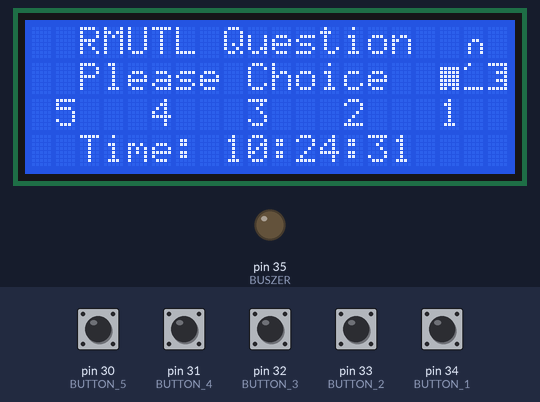
A sketch run on a simulated Arduino Mega 2560, built with avr-gcc and run on an emulated ATmega2560. On the bench: 20×4 character LCD, output pins drawn as LEDs (lit = HIGH). The inputs (shaded band) are chosen by the test bench; at power-on: pin 30 (BUTTON_5), pin 31 (BUTTON_4), pin 32 (BUTTON_3), pin 33 (BUTTON_2), pin 34 (BUTTON_1) HIGH. The local clock reads 2024-03-15 10:24:30 at power-on unless the sketch sets it; storage starts empty; what the sketch prints to the serial monitor is not drawn.

Above: at 1.3 s.
1.4 s: pin 30 (BUTTON_5) pulled LOW for 0.15 s
At 2.0 s:
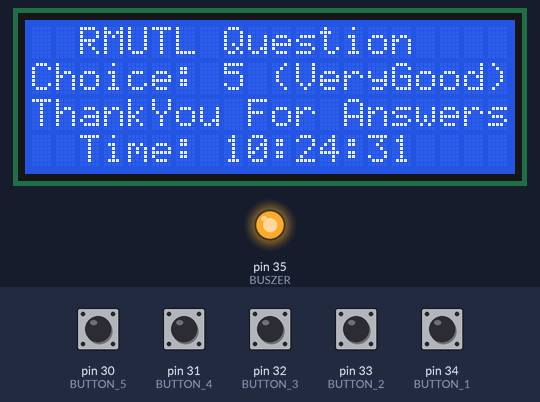
4.5 s: pin 31 (BUTTON_4) pulled LOW for 0.15 s
At 5.5 s:
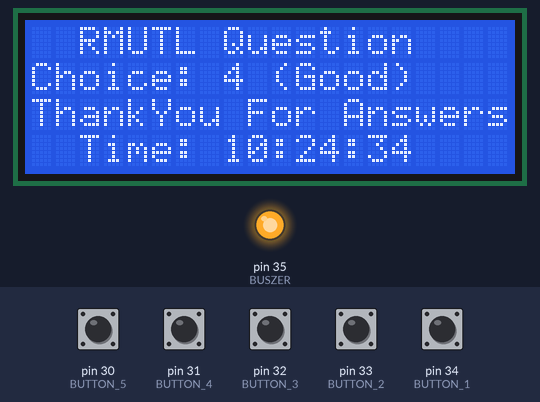
7.6 s: pin 34 (BUTTON_1) pulled LOW for 0.15 s
At 8.5 s:
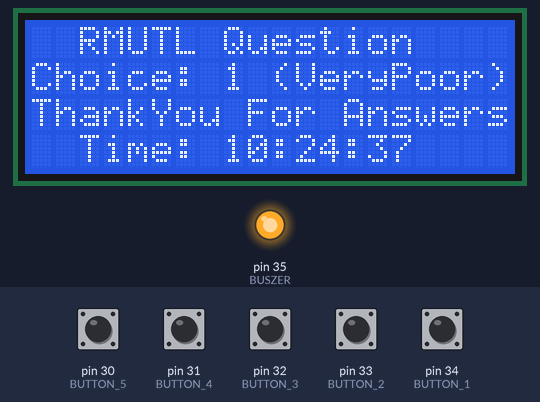
10.7 s: pin 32 (BUTTON_3) pulled LOW for 0.15 s
At 11.7 s:
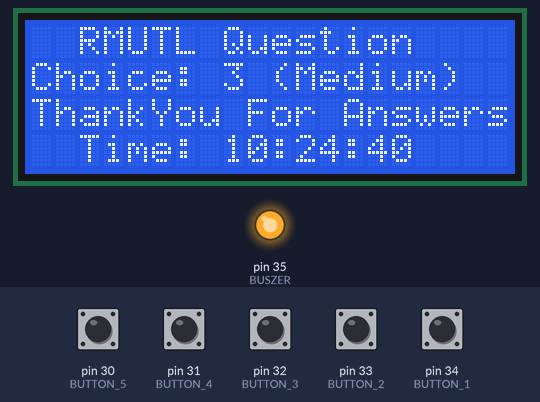
13.8 s: pin 33 (BUTTON_2) pulled LOW for 0.15 s
At 14.8 s:
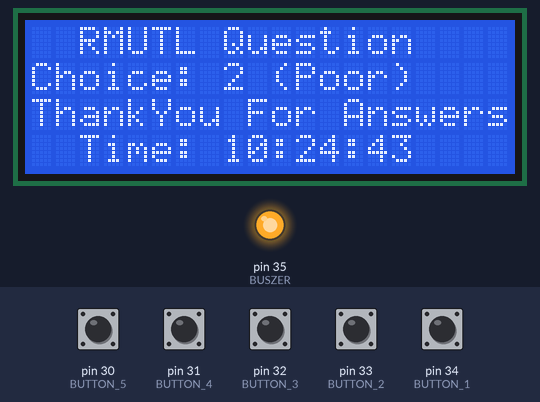
16.9 s: pin 30 (BUTTON_5) pulled LOW for 1 s
At 18.9 s:
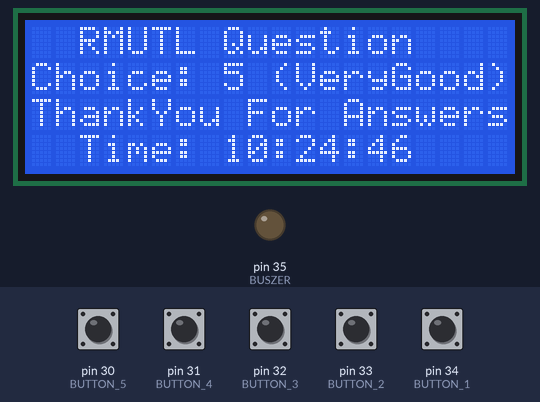
Timing chart, 0 to 20.4 s (numbered marks = the images above; inputs shaded):
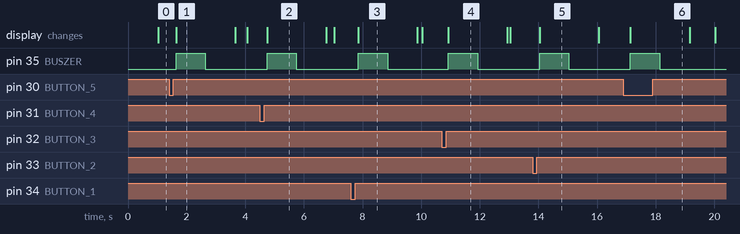

Measured:
- after the input at 1.4 s, pin 35 (BUSZER): LOW → HIGH after 0.24 s, → LOW 1.0 s later; the display: changes after 0.24 s (image 1)
- after the input at 4.5 s, pin 35 (BUSZER): LOW → HIGH after 0.24 s, → LOW 1.0 s later; the display: changes after 0.24 s (image 2)
- after the input at 7.6 s, pin 35 (BUSZER): LOW → HIGH after 0.26 s, → LOW 1.0 s later; the display: changes after 0.26 s (image 3)
- after the input at 10.7 s, pin 35 (BUSZER): LOW → HIGH after 0.23 s, → LOW 1.0 s later; the display: changes after 0.23 s (image 4)
- after the input at 13.8 s, pin 35 (BUSZER): LOW → HIGH after 0.24 s, → LOW 1.0 s later; the display: changes after 0.24 s (image 5)
- after the input at 16.9 s, pin 35 (BUSZER): LOW → HIGH after 0.24 s, → LOW 1.0 s later; the display: changes after 0.24 s (image 6)
- what the display in image 1 shows lasts 2.1 s, from 1.6 s to 3.7 s

The sketch:

Questionnaire_LCD4bit.ino
```cpp
  /*
    The code use for ATmega2560 and use lcd 16x2 4 bit

     The LCD 4 bit circuit:
   * LCD RS pin to digital pin 8
   * LCD Enable pin to digital pin 9
   * LCD D4 pin to digital pin 4
   * LCD D5 pin to digital pin 5
   * LCD D6 pin to digital pin 6
   * LCD D7 pin to digital pin 7
   * LCD R/W pin to ground
   * 10K resistor:
   * ends to +5V and ground
   * wiper to LCD VO pin (pin 3)

    The LCD_I2C circuit :
   * VCC  -  +5 V
   * GND  -  Ground
   * SDA  -  A4
   * SCL  -  A5

    SD card attached to SPI bus as follows :
   *Mega
   *  MOSI - pin 50
   *  MISO - pin 51
   *  CLK - pin 52
   *  CS -  pin 53
   * But i use deek-robot datalog shield connect to :
   *  MOSI - pin 11
   *  MISO - pin 12
   *  CLK - pin 13
   *  CS - pin 4 or 10  now i use pin 10

     RTC DS1307 :
   *  VCC  -  +5 V
   *  GND  -  Ground
   *  SDA  -  pin A4  (pin 20 for Mega)
   *  SCL  -  pin A5  (pin 21 for Mega)

   */

  #include <LiquidCrystal.h>
  #include <SD.h>
  #include <Wire.h>
  #include "RTClib.h"

  #define  CS    10
  #define  MOSI  11
  #define  MISO  12
  #define  CLK   13

  #define  OUTPUT_FILE "Datalog.csv"
  #define  BUTTON_5  30  // Uno pin A0
  #define  BUTTON_4  31  // Uno pin A1
  #define  BUTTON_3  32  // Uno pin A2
  #define  BUTTON_2  33  // Uno pin A3
  #define  BUTTON_1  34  // Uno pin 2
  #define  BUSZER    35  //  Uno pin 3
  #define  DELAYTIME  1000


  LiquidCrystal lcd(8, 9, 4, 5, 6, 7);
  RTC_DS1307 rtc;

  File allFile;

  byte push0[8] = {
                      B00000,
                      B11111,
                      B11111,
                      B11111,
                      B11111,
                      B11111,
                      B11011, };
  byte push1[8] = {
                      B01000,
                      B10000,
                      B00000,
                      B00000,
                      B00000,
                      B00000,
                      B11111, };

  byte push2[8] = {
                      B11111,
                      B00001,
                      B00111,
                      B00001,
                      B00111,
                      B00001,
                      B11111, };
 byte push3[8] = {
                      B00000,
                      B00000,
                      B00000,
                      B00000,
                      B00000,
                      B00000,
                      B00000, };
 byte push4[8] = {
                      B00000,
                      B00000,
                      B00000,
                      B00110,
                      B01001,
                      B01001,
                      B01001, };
 byte push5[8] = {
                      B00000,
                      B00000,
                      B00000,
                      B00000,
                      B00000,
                      B00000,
                      B00000, };

  int people= 0;
  int readbutton5=0, readbutton4=0, readbutton3=0, readbutton2=0, readbutton1=0;

  void setup()
  {
    Wire.begin();
    rtc.begin();
    //rtc.adjust(DateTime(__DATE__, __TIME__));  //  Adjust time now
    Serial.begin(9600);

    pinMode(BUTTON_5, INPUT);
    pinMode(BUTTON_4, INPUT);
    pinMode(BUTTON_3, INPUT);
    pinMode(BUTTON_2, INPUT);
    pinMode(BUTTON_1, INPUT);
    pinMode(BUSZER,  OUTPUT);

    pinMode(CS, OUTPUT);
    SD.begin(CS,MOSI,MISO,CLK);

    first_save();

    lcd.begin(20, 4);
    // createChar for LCD
    lcd.createChar(0, push0);
    lcd.createChar(1, push1);
    lcd.createChar(2, push2);
    lcd.createChar(3, push3);
    lcd.createChar(4, push4);
    lcd.createChar(5, push5);

  }

  void loop()
  {
    /******* Show LCD RealTime ********/
    lcd.home();
    lcd.print("  RMUTL Question ");
    lcd.setCursor(17, 0);
    lcd.write(byte(3));
    lcd.setCursor(18, 0);
    lcd.write(byte(4));
    lcd.setCursor(19, 0);
    lcd.write(byte(5));

    lcd.setCursor(0, 1);
    lcd.print("  Please Choice  ");
    lcd.setCursor(17, 1);
    lcd.write(byte(0));
    lcd.setCursor(18, 1);
    lcd.write(byte(1));
    lcd.setCursor(19, 1);
    lcd.write(byte(2));
    lcd.setCursor(0, 2);
    lcd.print(" 5   4   3   2   1  ");

    showtime();
    /**********************************/

    verygood();
    good();
    medium();
    poor();
    verypoor();
  }

  void showtime()
  {
    DateTime now = rtc.now();
    lcd.setCursor(2, 3);
    lcd.print("Time: ");
    lcd.setCursor(8, 3);
    lcd.print(now.hour());
    lcd.print(":");
    lcd.print(now.minute());
    lcd.print(":");
    lcd.print(now.second());
    lcd.print(" ");


    Serial.print(now.year(), DEC);
    Serial.print('/');
    Serial.print(now.month(), DEC);
    Serial.print('/');
    Serial.print(now.day(), DEC);
    Serial.print(' ');
    Serial.print(now.hour(), DEC);
    Serial.print(':');
    Serial.print(now.minute(), DEC);
    Serial.print(':');
    Serial.print(now.second(), DEC);
    Serial.println();
    DateTime future (now.unixtime() + 7 * 86400L + 30);
  }
  void first_save()
  {
    allFile = SD.open(OUTPUT_FILE, FILE_WRITE);
    if (allFile)
      {
        allFile.print("Date");
        allFile.print(",");
        allFile.print("Time");
        allFile.print(",");
        allFile.print("Number");
        allFile.print(",");
        allFile.print("Very Good");
        allFile.print(",");
        allFile.print("Good");
        allFile.print(",");
        allFile.print("Medium");
        allFile.print(",");
        allFile.print("Poor");
        allFile.print(",");
        allFile.println("Very Poor");
        allFile.close();
      }
  }

  /*************** VERY GOOD **************/
  void verygood()
  {
    readbutton5 = digitalRead(BUTTON_5);
    Serial.println(readbutton5);
    if(readbutton5 == 0)
    {
      delay(200);
      people = people++;
      lcd.setCursor(18, 0);
      lcd.write(byte(3));
      lcd.setCursor(0, 1);
      lcd.print("Choice: 5 (VeryGood)");
      lcd.setCursor(0, 2);
      lcd.print("ThankYou For Answers");

      allFile = SD.open(OUTPUT_FILE, FILE_WRITE);
      if (allFile)
      {
        /******   DATE  ************/
        DateTime now = rtc.now();
        allFile.print(now.day());
        allFile.print("/");
        allFile.print(now.month());
        allFile.print("/");
        allFile.print(now.year());
        allFile.print(",");
        /******   TIME  ************/
        allFile.print(now.hour());
        allFile.print(":");
        allFile.print(now.minute());
        allFile.print(":");
        allFile.print(now.second());
        allFile.print(",");
        /******   Number  *********/
        allFile.print(people);
        allFile.print(",");
        /******   Answers  ********/
        allFile.print("1");      //5
        allFile.print(",");
        allFile.print("0");      //4
        allFile.print(",");
        allFile.print("0");      //3
        allFile.print(",");
        allFile.print("0");      //2
        allFile.print(",");
        allFile.println("0");    //1
        allFile.close();
      }

      digitalWrite(BUSZER, HIGH);
      delay(DELAYTIME);
      digitalWrite(BUSZER, LOW);
      delay(DELAYTIME);

    }
  }

  /***************** GOOD *****************/
  void good()
  {
    readbutton4 = digitalRead(BUTTON_4);
    Serial.println(readbutton5);
    if(readbutton4 == 0)
    {
      delay(200);
      people = people++;
      lcd.setCursor(18, 0);
      lcd.write(byte(3));
      lcd.setCursor(0, 1);
      lcd.print("Choice: 4 (Good)    ");
      lcd.setCursor(0, 2);
      lcd.print("ThankYou For Answers");

      allFile = SD.open(OUTPUT_FILE, FILE_WRITE);
      if (allFile)
      {
        /******   DATE  ************/
        DateTime now = rtc.now();
        allFile.print(now.day());
        allFile.print("/");
        allFile.print(now.month());
        allFile.print("/");
        allFile.print(now.year());
        allFile.print(",");
        /******   TIME  ************/
        allFile.print(now.hour());
        allFile.print(":");
        allFile.print(now.minute());
        allFile.print(":");
        allFile.print(now.second());
        allFile.print(",");
        /******   Number  *********/
        allFile.print(people);
        allFile.print(",");
        /******   Answers  ********/
        allFile.print("0");      //5
        allFile.print(",");
        allFile.print("1");      //4
        allFile.print(",");
        allFile.print("0");      //3
        allFile.print(",");
        allFile.print("0");      //2
        allFile.print(",");
        allFile.println("0");    //1
        allFile.close();
      }

      digitalWrite(BUSZER, HIGH);
      delay(DELAYTIME);
      digitalWrite(BUSZER, LOW);
      delay(DELAYTIME);

    }
  }

  /**************** MEDIUM *****************/
  void medium()
  {
    readbutton3 = digitalRead(BUTTON_3);
    Serial.println(readbutton5);
    if(readbutton3 == 0)
    {
      delay(200);
      people = people++;
      lcd.setCursor(18, 0);
      lcd.write(byte(3));
      lcd.setCursor(0, 1);
      lcd.print("Choice: 3 (Medium)  ");
      lcd.setCursor(0, 2);
      lcd.print("ThankYou For Answers");

      allFile = SD.open(OUTPUT_FILE, FILE_WRITE);
      if (allFile)
      {
        /******   DATE  ************/
        DateTime now = rtc.now();
        allFile.print(now.day());
        allFile.print("/");
        allFile.print(now.month());
        allFile.print("/");
        allFile.print(now.year());
        allFile.print(",");
        /******   TIME  ************/
        allFile.print(now.hour());
        allFile.print(":");
        allFile.print(now.minute());
        allFile.print(":");
        allFile.print(now.second());
        allFile.print(",");
        /******   Number  *********/
        allFile.print(people);
        allFile.print(",");
        /******   Answers  ********/
        allFile.print("0");      //5
        allFile.print(",");
        allFile.print("0");      //4
        allFile.print(",");
        allFile.print("1");      //3
        allFile.print(",");
        allFile.print("0");      //2
        allFile.print(",");
        allFile.println("0");    //1
        allFile.close();
      }

      digitalWrite(BUSZER, HIGH);
      delay(DELAYTIME);
      digitalWrite(BUSZER, LOW);
      delay(DELAYTIME);

    }
  }

  /**************** POOR *****************/
  void poor()
  {
    readbutton2 = digitalRead(BUTTON_2);
    Serial.println(readbutton2);
    if(readbutton2 == 0)
    {
      delay(200);
      people = people++;
      lcd.setCursor(18, 0);
      lcd.write(byte(3));
      lcd.setCursor(0, 1);
      lcd.print("Choice: 2 (Poor)    ");
      lcd.setCursor(0, 2);
      lcd.print("ThankYou For Answers");

      allFile = SD.open(OUTPUT_FILE, FILE_WRITE);
      if (allFile)
      {
        /******   DATE  ************/
        DateTime now = rtc.now();
        allFile.print(now.day());
        allFile.print("/");
        allFile.print(now.month());
        allFile.print("/");
        allFile.print(now.year());
        allFile.print(",");
        /******   TIME  ************/
        allFile.print(now.hour());
        allFile.print(":");
        allFile.print(now.minute());
        allFile.print(":");
        allFile.print(now.second());
        allFile.print(",");
        /******   Number  *********/
        allFile.print(people);
        allFile.print(",");
        /******   Answers  ********/
        allFile.print("0");      //5
        allFile.print(",");
        allFile.print("0");      //4
        allFile.print(",");
        allFile.print("0");      //3
        allFile.print(",");
        allFile.print("1");      //2
        allFile.print(",");
        allFile.println("0");    //1
        allFile.close();
      }

      digitalWrite(BUSZER, HIGH);
      delay(DELAYTIME);
      digitalWrite(BUSZER, LOW);
      delay(DELAYTIME);

    }
  }

  /************** VERY POOR ***************/
  void verypoor()
  {
    readbutton1 = digitalRead(BUTTON_1);
    Serial.println(readbutton5);
    if(readbutton1 == 0)
    {
      delay(200);
      people = people++;
      lcd.setCursor(18, 0);
      lcd.write(byte(3));
      lcd.setCursor(0, 1);
      lcd.print("Choice: 1 (VeryPoor)");
      lcd.setCursor(0, 2);
      lcd.print("ThankYou For Answers");

      allFile = SD.open(OUTPUT_FILE, FILE_WRITE);
      if (allFile)
      {
        /******   DATE  ************/
        DateTime now = rtc.now();
        allFile.print(now.day());
        allFile.print("/");
        allFile.print(now.month());
        allFile.print("/");
        allFile.print(now.year());
        allFile.print(",");
        /******   TIME  ************/
        allFile.print(now.hour());
        allFile.print(":");
        allFile.print(now.minute());
        allFile.print(":");
        allFile.print(now.second());
        allFile.print(",");
        /******   Number  *********/
        allFile.print(people);
        allFile.print(",");
        /******   Answers  ********/
        allFile.print("0");      //5
        allFile.print(",");
        allFile.print("0");      //4
        allFile.print(",");
        allFile.print("0");      //3
        allFile.print(",");
        allFile.print("0");      //2
        allFile.print(",");
        allFile.println("1");    //1
        allFile.close();
      }

      digitalWrite(BUSZER, HIGH);
      delay(DELAYTIME);
      digitalWrite(BUSZER, LOW);
      delay(DELAYTIME);

    }
  }
```
